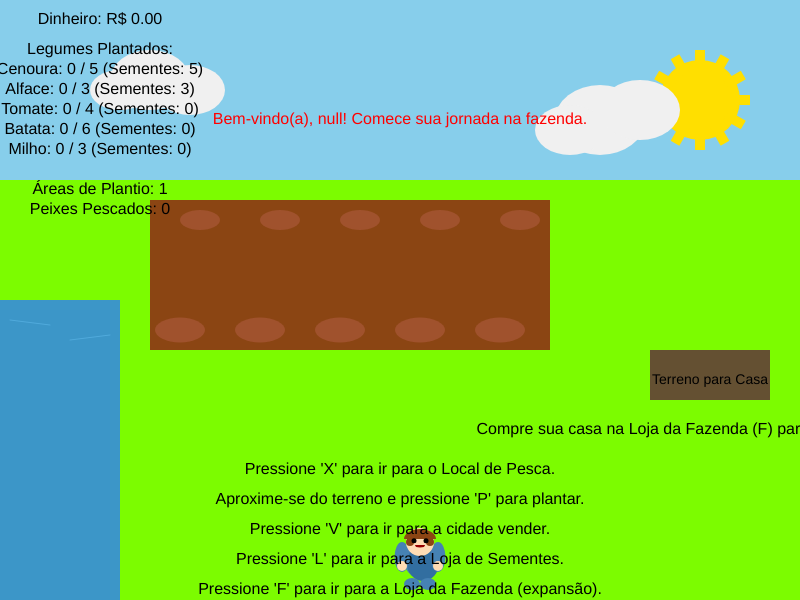
Frame 1 (no input)
Frame 60 (no input): identical to frame 1, image omitted
Frame 120 (the mouse pressed at the canvas centre since frame 60): identical to frame 1, image omitted

The p5.js sketch that drew this single still picture (run headless with seeded random() and noise() and a simulated clock; from frame 60 on, the mouse is pressed at the canvas centre):

// p5.js sketch
// ── sketch.js
/*
Para iniciar o jogo clique no play, coloque seu nome e clique na tela

Para movimentar o personagem clique nas setas

Para plantar: se aproxime da área de plantio e clique "P"

Para voltar para a fazenda após entrar em alguma área clique "C"

Para ir à cidade vender clique "V" (para vender clique nos respectivos números das plantas)

Para comprar sementes clique "L"(para comprar a semente que você que clique o número respectivo da semente)

Para ir pescar se aproxime do rio no canto esquerdo da tela a clique "X" (clique "E"para lançar a linha quando um peixe morder clique espaço para o pegar. Seja rápido se não o peixe escapa)

Para fazer a expanção da área de plantio, e comprar uma casa na cidade clique "F" (compre os com o dinheiro das vendas)

Para entrar em sua casa após compra-la clique "ENTER"

SEU OBJETIVO É COMPRAR UMA CASA NA CIDADE.

Espero que goste obrigado por ler as intruções no código!!!

*/
// --- Variáveis do Jogo ---

// Personagem
let nomeJogador = "";
let personagemX;
let personagemY;
let personagemLargura = 40;
let personagemAltura = 60;
let velocidadePersonagem = 5;
let corPele = [255, 220, 180];
let corCabelo = [139, 69, 19]; // Marrom para o cabelo
let corRoupa = [70, 130, 180]; // Azul aço para a roupa

// Legumes (Cenoura, Alface, Tomate, Batata, Milho)
let legumesInfo = { // Objeto para armazenar as informações dos legumes
  cenoura: {
    nome: "Cenoura",
    quantidadePlantada: 0,
    quantidadeParaPlantar: 5, // Meta inicial para levar à cidade
    precoVenda: 2.50,
    cor: [255, 165, 0], // Laranja
    precoSemente: 1.00, // Preço da semente
    sementesDisponiveis: 5 // Sementes iniciais
  },
  alface: {
    nome: "Alface",
    quantidadePlantada: 0,
    quantidadeParaPlantar: 3, // Meta inicial
    precoVenda: 1.80,
    cor: [34, 139, 34], // Verde Floresta
    precoSemente: 0.80,
    sementesDisponiveis: 3 // Sementes iniciais
  },
  tomate: {
    nome: "Tomate",
    quantidadePlantada: 0,
    quantidadeParaPlantar: 4, // Nova meta
    precoVenda: 3.00,
    cor: [255, 0, 0], // Vermelho
    precoSemente: 1.20,
    sementesDisponiveis: 0 // Começa sem sementes de tomate
  },
  batata: { // Novo legume!
    nome: "Batata",
    quantidadePlantada: 0,
    quantidadeParaPlantar: 6,
    precoVenda: 2.00,
    cor: [205, 133, 63], // Marrom claro
    precoSemente: 0.90,
    sementesDisponiveis: 0
  },
  milho: { // Novo legume!
    nome: "Milho",
    quantidadePlantada: 0,
    quantidadeParaPlantar: 3,
    precoVenda: 3.50,
    cor: [255, 255, 0], // Amarelo
    precoSemente: 1.50,
    sementesDisponiveis: 0
  }
};

// Área de plantio
let areasPlantio = [];
let maxLegumesPorArea = 25; // Quantos legumes cabem em cada área
let custoNovaArea = 50.00; // Custo para comprar uma nova área

// Modos de Jogo
let modoVenda = false; // Indica se estamos no modo de vendas
let modoLojaSementes = false; // Indica se estamos na loja de sementes
let modoLojaFazenda = false; // Indica se estamos na loja de expansão da fazenda
let modoPesca = false; // Indica se estamos no modo de pesca

let dinheiro = 0.00;

// Cores para os ambientes e elementos
let corTerrenoBase = [139, 69, 19]; // Marrom
let corTerrenoClaro = [160, 82, 45]; // Marrom mais claro para detalhes
let corTenda = [165, 42, 42]; // Marrom avermelhado
let corTendaSombra = [130, 30, 30]; // Sombra da tenda
let corLoja = [200, 200, 200]; // Cinza claro para a loja
let corSol = [255, 223, 0]; // Amarelo para o sol
let corNuvem = [240, 240, 240]; // Branco acinzentado para as nuvens

// Mensagens de feedback
let mensagem = "";
let tempoMensagem = 0;
const DURACAO_MENSAGEM = 120; // Duração da mensagem em frames (aprox. 2 segundos a 60fps)

// NOVO: Variáveis para o Local de Pesca
let localPescaX = 600; // Posição X do local de pesca
let localPescaY = 400; // Posição Y do local de pesca
let localPescaLargura = 180;
let localPescaAltura = 100;

// NOVO: Peixe
let peixeInfo = {
  nome: "Peixe Fresco",
  quantidadePescada: 0,
  precoVenda: 5.00, // Preço por peixe
};

// NOVO: Cores para o ambiente de pesca
let corAgua = [60, 150, 200]; // Azul da água
let corBarco = [150, 75, 0]; // Marrom para o barco
let corBordaBarco = [100, 50, 0]; // Marrom escuro para a borda do barco
let corLinhaPesca = [50, 50, 50]; // Cinza escuro
let corBoia = [255, 0, 0]; // Vermelho para a boia

// NOVO: Variáveis de estado da pesca
let estaPescando = false;
let tempoParaPescar = 0;
const DURACAO_PESCA = 180; // Tempo em frames para a pesca (aprox. 3 segundos)
let isFishOnHook = false; // Indica se um peixe mordeu a isca
let peixeMordeuTempo = 0; // Tempo que o peixe está na isca
const TEMPO_REACAO_PESCA = 60; // Tempo em frames para o jogador reagir

// NOVO: Pedaço do Rio na Fazenda
let rioFazendaX = 0;
let rioFazendaY = 300;
let rioFazendaLargura = 120; // Largura do rio
let rioFazendaAltura = 300; // Altura do rio (até a parte de baixo da tela)

// NOVO: Variáveis para a Casa e Objetivo
let casaComprada = false;
const CUSTO_CASA = 500.00; // Custo para comprar a casa

// Posição e dimensões da casa na fazenda (ajuste conforme o layout da sua fazenda)
let casaX = 650;
let casaY = 250;
let casaLargura = 120;
let casaAltura = 150;
let portaLargura = 30;
let portaAltura = 50;
let portaX; // Calculado no setup
let portaY; // Calculado no setup

// NOVO: Modo de Comemoração
let modoComemoracao = false;
let tempoComemoracao = 0;
const DURACAO_COMEMORACAO = 300; // Duração da tela de comemoração em frames

// NOVO: Modo Casa (para o interior da casa)
let modoCasa = false;


// --- Configuração Inicial ---
function setup() {
  createCanvas(800, 600);
  personagemX = width / 2;
  personagemY = height - personagemAltura - 10;
  textAlign(CENTER, CENTER);
  textSize(16);
  noStroke();

  // NOVO: Pergunta o nome do jogador ao iniciar o jogo
  nomeJogador = prompt("Bem-vindo à Fazenda! Qual é o seu nome?");

  // NOVO: Bônus de dinheiro se o nome for "Alisson"
  if (nomeJogador && nomeJogador.toLowerCase() === 'alisson') {
    dinheiro += 500.00;
    exibirMensagem("Bem-vindo, Alisson! Você ganhou um bônus de R$ 500,00!");
  } else {
    exibirMensagem("Bem-vindo(a), " + nomeJogador + "! Comece sua jornada na fazenda.");
  }

  // Inicia com uma área de plantio
  areasPlantio.push({ x: 150, y: 200, largura: 400, altura: 150 });

  // Calcula a posição da porta
  portaX = casaX + casaLargura / 2 - portaLargura / 2;
  portaY = casaY + casaAltura - portaAltura;
}

// --- Desenho Principal ---
function draw() {
  if (modoComemoracao) {
    desenharComemoracao();
  } else if (modoCasa) { // NOVO: Desenha o interior da casa
    desenharInteriorCasa();
  } else {
    background(135, 206, 235); // Céu azul

    // Elementos do céu
    desenharSol(width - 100, 100);
    desenharNuvens();

    if (modoLojaSementes) {
      desenharLojaSementes();
    } else if (modoLojaFazenda) {
      desenharLojaFazenda();
    } else if (modoVenda) {
      desenharTenda();
      desenharInterfaceVenda();
    } else if (modoPesca) {
      desenharLocalPesca();
      desenharInterfacePesca();
      logicaPesca();
    } else {
      // --- Modo de Jogo: Fazenda (Plantio) ---
      desenharGrama(); // NOVO: Desenha a grama de fundo
      desenharRioFazenda(); // NOVO: Desenha o pedaço do rio
      desenharCasa(); // NOVO: Desenha a casa na fazenda
      desenharTerrenos(); // Desenha todas as áreas de plantio
      desenharLegumesPlantados(); // Desenha antes do personagem para profundidade
      desenharPersonagem();
      moverPersonagem();
      desenharStatusPlantio();
      verificarProntoParaVender();
      desenharAvisosFazenda();
      verificarEntradaCasa(); // NOVO: Chama a verificação para entrar na casa
    }

    // Desenhar dinheiro e mensagens de feedback
    fill(0);
    noStroke();
    text(`Dinheiro: R$ ${nf(dinheiro, 0, 2)}`, 100, 20); // Posição fixa do dinheiro
    desenharMensagem();
  }
}

// --- Funções de Desenho Aprimoradas ---

function desenharSol(x, y) {
  fill(corSol);
  ellipse(x, y, 80, 80); // Corpo do sol
  // Raios do sol
  for (let i = 0; i < 12; i++) {
    push();
    translate(x, y);
    rotate(TWO_PI / 12 * i);
    rect(30, -5, 20, 10); // Raios
    pop();
  }
}

function desenharNuvens() {
  fill(corNuvem);
  // Nuvem 1
  ellipse(150, 80, 80, 60);
  ellipse(190, 90, 70, 50);
  ellipse(120, 90, 60, 40);
  // Nuvem 2
  ellipse(600, 120, 90, 70);
  ellipse(640, 110, 80, 60);
  ellipse(570, 130, 70, 50);
}

function desenharPersonagem() {
  push();
  translate(personagemX, personagemY);

  // Corpo (principal: elipse maior)
  fill(corRoupa);
  ellipse(personagemLargura / 2, personagemAltura * 0.5, personagemLargura * 0.8, personagemAltura * 0.6); // Corpo
  fill(corRoupa[0] - 20, corRoupa[1] - 20, corRoupa[2] - 20); // Sombra do corpo
  ellipse(personagemLargura / 2 + 3, personagemAltura * 0.5 + 3, personagemLargura * 0.8, personagemAltura * 0.6);

  // Pernas (elipses menores para simular pernas arredondadas)
  fill(corRoupa);
  ellipse(personagemLargura * 0.3, personagemAltura * 0.9, personagemLargura * 0.4, personagemAltura * 0.2); // Perna esquerda
  ellipse(personagemLargura * 0.7, personagemAltura * 0.9, personagemLargura * 0.4, personagemAltura * 0.2); // Perna direita

  // Braços (elipses ou formas personalizadas para serem mais arredondadas)
  fill(corRoupa);
  ellipse(personagemLargura * 0.05, personagemAltura * 0.45, 15, 30); // Braço esquerdo
  ellipse(personagemLargura * 0.95, personagemAltura * 0.45, 15, 30); // Braço direito

  // Mãos (pequenos círculos)
  fill(corPele);
  ellipse(personagemLargura * 0.05, personagemAltura * 0.6, 10, 10); // Mão esquerda
  ellipse(personagemLargura * 0.95, personagemAltura * 0.6, 10, 10); // Mão direita

  // Cabeça
  fill(corPele);
  ellipse(personagemLargura / 2, personagemAltura * 0.2, personagemLargura * 0.7, personagemLargura * 0.7);

  // Cabelo
  fill(corCabelo);
  arc(personagemLargura / 2, personagemAltura * 0.15, personagemLargura * 0.8, personagemLargura * 0.5, PI, TWO_PI);
  ellipse(personagemLargura * 0.25, personagemAltura * 0.2, 8, 8); // Orelha esquerda
  ellipse(personagemLargura * 0.75, personagemAltura * 0.2, 8, 8); // Orelha direita

  // Olhos
  fill(0);
  ellipse(personagemLargura * 0.35, personagemAltura * 0.18, 5, 5);
  ellipse(personagemLargura * 0.65, personagemAltura * 0.18, 5, 5);

  // Boca (simples)
  fill(150, 0, 0);
  arc(personagemLargura / 2, personagemAltura * 0.25, 10, 5, 0, PI);

  pop();
}

// NOVO: Desenha a grama de fundo na fazenda
function desenharGrama() {
  fill(124, 252, 0); // Verde grama
  rect(0, height * 0.3, width, height * 0.7); // Ajusta a área da grama
}

// NOVO: Desenha o pedaço do rio na fazenda
function desenharRioFazenda() {
  fill(corAgua);
  rect(rioFazendaX, rioFazendaY, rioFazendaLargura, rioFazendaAltura);
  // Desenha algumas ondulações simples
  stroke(corAgua[0] + 20, corAgua[1] + 20, corAgua[2] + 20);
  line(rioFazendaX + 10, rioFazendaY + 20, rioFazendaX + 50, rioFazendaY + 25);
  line(rioFazendaX + 70, rioFazendaY + 40, rioFazendaX + 110, rioFazendaY + 35);
  noStroke();
}

// NOVO: Função para desenhar a casa
function desenharCasa() {
  if (casaComprada) {
    // Corpo da casa
    fill(180, 150, 100); // Cor da parede
    rect(casaX, casaY, casaLargura, casaAltura);

    // Telhado
    fill(100, 50, 0); // Cor do telhado
    triangle(casaX, casaY,
      casaX + casaLargura, casaY,
      casaX + casaLargura / 2, casaY - 50);

    // Porta
    fill(80, 40, 0); // Cor da porta
    rect(portaX, portaY, portaLargura, portaAltura);

    // Maçaneta
    fill(200, 200, 0);
    ellipse(portaX + portaLargura - 8, portaY + portaAltura / 2, 5, 5);

    // Janelas
    fill(150, 200, 255); // Azul claro para janelas
    rect(casaX + 15, casaY + 20, 30, 30);
    rect(casaX + casaLargura - 45, casaY + 20, 30, 30);
  } else {
    // Desenha um "terreno" para a casa não comprada
    fill(100, 80, 50); // Cor de terreno baldio
    rect(casaX, casaY + casaAltura - 50, casaLargura, 50);
    fill(0);
    textSize(14);
    text("Terreno para Casa", casaX + casaLargura / 2, casaY + casaAltura - 20);
    textSize(16);
  }
}

// NOVO: Função para desenhar o interior da casa
function desenharInteriorCasa() {
  background(130, 100, 70); // Cor das paredes (ex: bege)

  // Chão de madeira
  fill(80, 60, 40); // Cor do chão (madeira escura)
  rect(0, height * 0.7, width, height * 0.3); // Ocupa a parte inferior da tela para o chão
  for (let i = 0; i < width; i += 40) { // Linhas para simular tábuas
    stroke(70, 50, 30);
    line(i, height * 0.7, i, height);
  }
  noStroke();

  // Tapete fofinho
  fill(150, 50, 50, 200); // Vermelho queimado com transparência
  rect(width / 2 - 100, height * 0.75, 200, 80, 20); // Borda arredondada

  // Cama (cantinho para descansar)
  fill(120, 80, 40); // Base da cama (madeira)
  rect(50, height * 0.7 - 80, 80, 60);
  fill(200, 220, 255); // Lençóis claros
  rect(50, height * 0.7 - 75, 80, 50, 5);
  fill(180, 150, 100); // Travesseiro
  rect(60, height * 0.7 - 70, 20, 15);

  // Mesa com uma planta (para um toque verde)
  fill(120, 80, 40);
  ellipse(width - 100, height * 0.7 - 40, 60, 40); // Mesa redonda
  fill(50, 100, 50); // Planta na mesa
  ellipse(width - 100, height * 0.7 - 65, 20, 25);
  fill(0);
  rect(width - 105, height * 0.7 - 55, 10, 10); // Vaso

  // Estante de livros (simples)
  fill(90, 60, 30);
  rect(width - 200, height * 0.7 - 100, 30, 80); // Lateral 1
  rect(width - 160, height * 0.7 - 100, 30, 80); // Lateral 2
  fill(150, 100, 50);
  rect(width - 195, height * 0.7 - 90, 25, 5); // Prateleira 1
  rect(width - 195, height * 0.7 - 50, 25, 5); // Prateleira 2
  fill(100, 0, 0); // Livros
  rect(width - 190, height * 0.7 - 85, 15, 10);
  fill(0, 0, 100);
  rect(width - 170, height * 0.7 - 45, 15, 10);

  // Janela com vista para o "exterior" (um céu simplificado)
  fill(150, 200, 255); // Azul claro para a janela
  rect(width / 2 - 50, 150, 100, 80);
  fill(0, 0, 0, 50); // Moldura da janela
  rect(width / 2 - 55, 145, 110, 90, 5);
  fill(255);
  textSize(24);
  text("Seu Doce Lar!", width / 2, height / 2);
  textSize(16);
  text("Pressione 'C' para sair da casa e voltar para a fazenda.", width / 2, height - 50);
}

function desenharTerrenos() {
  fill(corTerrenoBase);
  for (let area of areasPlantio) {
    rect(area.x, area.y, area.largura, area.altura);
    // Detalhes do terreno (montinhos de terra)
    fill(corTerrenoClaro);
    for (let i = 0; i < floor(area.largura / 80); i++) {
      ellipse(area.x + 50 + i * 80, area.y + 20, 40, 20);
      ellipse(area.x + 30 + i * 80, area.y + area.altura - 20, 50, 25);
    }
  }
}

function desenharLegumesPlantados() {
  // Para cada área de plantio, desenha os legumes
  for (let area of areasPlantio) {
    let startX = area.x + 30;
    let startY = area.y + 40;
    let espacamentoX = 60;
    let espacamentoY = 50;
    let colunas = floor(area.largura / espacamentoX);

    let legumesNaAreaContador = 0; // Contador de legumes para o posicionamento dentro da área

    // Iterar sobre todos os legumes para desenhar os que foram plantados
    for (let key in legumesInfo) {
      let legume = legumesInfo[key];
      for (let i = 0; i < legume.quantidadePlantada; i++) {
        // Calcula a posição do legume dentro da área atual
        let x = startX + (legumesNaAreaContador % colunas) * espacamentoX;
        let y = startY + floor(legumesNaAreaContador / colunas) * espacamentoY;

        // Verifica se a posição está dentro da área atual antes de desenhar
        if (x < area.x + area.largura - espacamentoX / 2 && y < area.y + area.altura - espacamentoY / 2) {
          push();
          translate(x, y);

          // Sombra base (pequeno círculo escuro embaixo)
          fill(0, 0, 0, 50); // Preto com transparência
          ellipse(0, 15, 20, 10);

          fill(legume.cor);
          if (legume.nome === "Cenoura") {
            // Cenoura
            triangle(-10, 15, 10, 15, 0, -15);
            // Detalhes da cenoura (linhas)
            stroke(legume.cor[0] - 30, legume.cor[1] - 30, legume.cor[2] - 30);
            line(-5, 0, 5, 0);
            line(-7, 5, 7, 5);
            line(-3, -5, 3, -5);
            noStroke();
            // Folhas
            fill(50, 205, 50); // Verde para as folhas
            ellipse(0, -18, 10, 8);
            ellipse(-5, -15, 8, 6);
            ellipse(5, -15, 8, 6);
          } else if (legume.nome === "Alface") {
            // Alface (camadas)
            let c = legume.cor;
            fill(c[0] + 20, c[1] + 20, c[2] + 20); // Camada externa clara
            ellipse(0, 0, 30, 25);
            fill(c); // Camada intermediária
            ellipse(0, 0, 24, 20);
            fill(c[0] - 20, c[1] - 20, c[2] - 20); // Camada interna escura
            ellipse(0, 0, 18, 15);
          } else if (legume.nome === "Tomate") {
            // Tomate
            ellipse(0, 0, 25, 25);
            fill(legume.cor[0] - 30, legume.cor[1] - 30, legume.cor[2] - 30, 100); // Sombra para o tomate
            ellipse(5, 5, 20, 20);
            // Caule e folhas
            fill(0, 100, 0); // Verde escuro para o caule
            rect(-2, -15, 4, 10);
            triangle(-8, -12, 0, -10, -5, -20); // Folha 1
            triangle(8, -12, 0, -10, 5, -20); // Folha 2
          } else if (legume.nome === "Batata") { // Desenho da Batata
            fill(legume.cor);
            ellipse(0, 0, 30, 20); // Corpo oval
            fill(legume.cor[0] - 20, legume.cor[1] - 20, legume.cor[2] - 20, 150);
            ellipse(-5, -5, 5, 3); // "Olhos"
            ellipse(10, 3, 4, 2);
            ellipse(-10, 8, 6, 4);
          } else if (legume.nome === "Milho") { // Desenho do Milho
            fill(legume.cor);
            rect(-10, -15, 20, 30, 5); // Corpo
            fill(100, 150, 50); // Palha verde
            beginShape();
            vertex(10, -15);
            vertex(20, -5);
            vertex(15, 10);
            endShape(CLOSE);
            beginShape();
            vertex(-10, -15);
            vertex(-20, -5);
            vertex(-15, 10);
            endShape(CLOSE);
          }
          pop();
        }
        legumesNaAreaContador++; // Incrementa o contador de legumes desenhados na área atual
      }
    }
  }
}


function desenharStatusPlantio() {
  fill(0);
  noStroke();
  text("Legumes Plantados:", 100, 50);
  let yOffset = 0;
  for (let key in legumesInfo) {
    let legume = legumesInfo[key];
    text(`${legume.nome}: ${legume.quantidadePlantada} / ${legume.quantidadeParaPlantar} (Sementes: ${legume.sementesDisponiveis})`, 100, 70 + yOffset);
    yOffset += 20;
  }
  text(`Áreas de Plantio: ${areasPlantio.length}`, 100, 70 + yOffset + 20);
  text(`Peixes Pescados: ${peixeInfo.quantidadePescada}`, 100, 70 + yOffset + 40); // Exibe peixes na fazenda
}

function desenharTenda() {
  // Fundo da tenda
  background(200, 220, 255); // Um céu mais claro para a cidade

  // Prédios ao fundo
  desenharPredios(width, height);

  // Chão da cidade
  fill(150, 150, 150);
  rect(0, height * 0.7, width, height * 0.3);

  // Base da tenda
  fill(corTenda);
  rect(width / 2 - 100, height / 2 - 70, 200, 140);
  // Telhado
  fill(corTendaSombra); // Parte mais escura do telhado
  triangle(width / 2 - 100, height / 2 - 70,
    width / 2 + 100, height / 2 - 70,
    width / 2, height / 2 - 150);
  fill(corTenda); // Parte mais clara do telhado
  triangle(width / 2 - 90, height / 2 - 70,
    width / 2 + 90, height / 2 - 70,
    width / 2, height / 2 - 140);

  // Balcão de vendas
  fill(180, 100, 50); // Marrom claro
  rect(width / 2 - 80, height / 2 + 40, 160, 30);
  fill(150, 70, 20); // Sombra do balcão
  rect(width / 2 - 80, height / 2 + 65, 160, 5);

  // Placa de "Vendas"
  fill(255, 255, 0, 200); // Amarelo translúcido
  rect(width / 2 - 60, height / 2 - 100, 120, 30, 5); // Borda arredondada
  fill(0);
  text("VENDAS", width / 2, height / 2 - 85);

  fill(0);
  noStroke();
  textSize(20);
  text("Bem-vindo à Tenda de Vendas!", width / 2, height / 2 + 80);
  textSize(16);
  text("Pressione os números para vender:", width / 2, height / 2 + 110);
  text("Pressione 'C' para voltar para a fazenda.", width / 2, height - 50);
}

function desenharInterfaceVenda() {
  fill(0);
  noStroke();

  let yOffset = 0;
  let i = 0;
  // Obtém as chaves do objeto legumesInfo para manter a ordem
  const chavesLegumes = Object.keys(legumesInfo);
  textSize(18); // Aumenta o tamanho do texto para as opções de venda
  for (let key of chavesLegumes) {
    let legume = legumesInfo[key];
    // Só mostra para vender se tiver algo plantado
    if (legume.quantidadePlantada > 0) {
      text(`${i + 1} - Vender ${legume.nome} (${legume.quantidadePlantada} unidades) - R$ ${nf(legume.precoVenda, 0, 2)} cada`, width / 2, height / 2 + 150 + yOffset);
      yOffset += 30;
    }
    i++;
  }

  // NOVO: Adiciona a opção de vender peixe
  if (peixeInfo.quantidadePescada > 0) {
    text(`${i + 1} - Vender ${peixeInfo.nome} (${peixeInfo.quantidadePescada} unidades) - R$ ${nf(peixeInfo.precoVenda, 0, 2)} cada`, width / 2, height / 2 + 150 + yOffset);
    yOffset += 30;
  }
  textSize(16); // Volta ao tamanho normal
}

function desenharLojaSementes() {
  background(corLoja); // Fundo da loja

  // Prateleiras de sementes (ainda retangulares, para funcionalidade de prateleira)
  fill(190, 190, 190);
  rect(width / 2 - 120, height / 2 - 100, 80, 50);
  rect(width / 2 + 40, height / 2 - 100, 80, 50);
  fill(150, 150, 150); // Sombra das prateleiras
  rect(width / 2 - 120, height / 2 - 55, 80, 5);
  rect(width / 2 + 40, height / 2 - 55, 80, 5);

  // Placa da loja
  fill(255, 240, 100); // Amarelo claro
  rect(width / 2 - 100, 50, 200, 50, 10);
  fill(50, 50, 50); // Cor do texto da placa
  textSize(24);
  text("LOJA DE SEMENTES", width / 2, 80);
  textSize(16); // Volta ao tamanho normal

  fill(0);
  noStroke();
  text("Bem-vindo à Loja de Sementes!", width / 2, 130);
  text("Compre sementes para plantar mais!", width / 2, 160);
  text("Pressione o número da semente para comprar:", width / 2, 190);

  let yOffset = 0;
  let i = 0;
  // Obtém as chaves do objeto legumesInfo para manter a ordem
  const chavesLegumes = Object.keys(legumesInfo);
  textSize(18); // Aumenta o tamanho do texto para as opções de compra
  for (let key of chavesLegumes) {
    let legume = legumesInfo[key];
    text(`${i + 1} - Semente de ${legume.nome} - R$ ${nf(legume.precoSemente, 0, 2)} (Você tem: ${legume.sementesDisponiveis})`, width / 2, 230 + yOffset);
    yOffset += 30;
    i++;
  }
  textSize(16); // Volta ao tamanho normal
  text("Pressione 'C' para voltar para a fazenda.", width / 2, height - 50);
}

function desenharLojaFazenda() {
  background(180, 200, 180); // Fundo mais verde para a loja da fazenda
  // Placa da loja
  fill(100, 50, 0);
  rect(width / 2 - 120, 50, 240, 60, 10);
  fill(255);
  textSize(28);
  text("EXPANSÃO DA FAZENDA", width / 2, 85);
  textSize(16);

  fill(0);
  noStroke();
  text("Compre mais terras para expandir sua fazenda!", width / 2, 150);
  text("Cada área pode plantar até " + maxLegumesPorArea + " legumes.", width / 2, 180);

  fill(50, 150, 50); // Botão de compra
  rect(width / 2 - 100, 250, 200, 50, 10);
  fill(255);
  textSize(20);
  text(`1 - Comprar Nova Área (R$ ${nf(custoNovaArea, 0, 2)})`, width / 2, 280);
  textSize(16);

  fill(0);
  text(`Áreas Atuais: ${areasPlantio.length}`, width / 2, 350);

  // NOVO: Opção de comprar a casa na loja da fazenda
  if (!casaComprada) {
    fill(50, 100, 150); // Cor para o botão da casa
    rect(width / 2 - 100, 400, 200, 50, 10);
    fill(255);
    textSize(20);
    text(`2 - Comprar Casa (R$ ${nf(CUSTO_CASA, 0, 2)})`, width / 2, 430);
  } else {
    fill(0, 150, 0);
    textSize(20);
    text("Você já comprou sua casa!", width / 2, 430);
  }
  textSize(16);

  text("Pressione 'C' para voltar para a fazenda.", width / 2, height - 50);
}

// NOVO: Função para desenhar o local de pesca
function desenharLocalPesca() {
  background(135, 206, 235); // Céu azul claro
  desenharSol(width - 100, 100);
  desenharNuvens();

  // Água
  fill(corAgua);
  rect(0, height * 0.5, width, height * 0.5);

  // Barco
  fill(corBarco);
  beginShape();
  vertex(personagemX - 30, personagemY + personagemAltura + 10); // Ponta esquerda
  vertex(personagemX + personagemLargura + 30, personagemY + personagemAltura + 10); // Ponta direita
  vertex(personagemX + personagemLargura + 20, personagemY + personagemAltura + 40); // Canto inferior direito
  vertex(personagemX - 20, personagemY + personagemAltura + 40); // Canto inferior esquerdo
  endShape(CLOSE);
  fill(corBordaBarco); // Borda do barco
  rect(personagemX - 30, personagemY + personagemAltura + 5, personagemLargura + 60, 5); // Borda superior

  // Personagem dentro do barco
  desenharPersonagem();

  // Linha de pesca (se estiver pescando)
  if (estaPescando) {
    stroke(corLinhaPesca);
    strokeWeight(2);
    // Linha da mão do personagem até a boia
    line(personagemX + personagemLargura / 2, personagemY + personagemAltura / 2,
      personagemX + personagemLargura / 2 + 10, height * 0.7 + 20); // Ponto da boia
    noStroke();

    // Boia
    fill(corBoia);
    ellipse(personagemX + personagemLargura / 2 + 10, height * 0.7 + 20, 15, 15);
    fill(255); // Brilho na boia
    ellipse(personagemX + personagemLargura / 2 + 12, height * 0.7 + 18, 5, 5);
  }
}

// Função para desenhar a interface de pesca
function desenharInterfacePesca() {
  fill(0);
  noStroke();
  textSize(20);
  text("Bem-vindo ao Local de Pesca!", width / 2, height - 120);
  textSize(16);

  if (!estaPescando) {
    text("Pressione 'E' para lançar a linha.", width / 2, height - 90);
  } else {
    text("Pescando...", width / 2, height - 90);
    if (isFishOnHook) {
      fill(255, 0, 0);
      textSize(24);
      text("PEIXE NA LINHA! Pressione 'ESPAÇO' para puxar!", width / 2, height - 50);
      fill(0);
      textSize(16);
    }
  }
  text("Pressione 'C' para voltar para a fazenda.", width / 2, height - 20);

  // Mostra a quantidade de peixes pescados
  text(`Peixes Pescados: ${peixeInfo.quantidadePescada}`, 100, 90);
}

// Nova função para desenhar prédios no fundo
function desenharPredios(canvasWidth, canvasHeight) {
  let corPredioBase = [120, 120, 120]; // Cinza escuro
  let corJanela = [255, 255, 0]; // Amarelo para janelas acesas

  // Prédio 1
  fill(corPredioBase);
  rect(50, canvasHeight * 0.7 - 150, 80, 150); // Base do prédio
  fill(corPredioBase[0] - 20, corPredioBase[1] - 20, corPredioBase[2] - 20); // Sombra
  rect(50 + 5, canvasHeight * 0.7 - 150 + 5, 80, 150);
  // Janelas
  fill(corJanela);
  for (let y = 0; y < 4; y++) {
    for (let x = 0; x < 2; x++) {
      rect(60 + x * 35, canvasHeight * 0.7 - 140 + y * 35, 15, 20);
    }
  }

  // Prédio 2
  fill(corPredioBase);
  rect(180, canvasHeight * 0.7 - 100, 60, 100);
  fill(corPredioBase[0] - 20, corPredioBase[1] - 20, corPredioBase[2] - 20); // Sombra
  rect(180 + 5, canvasHeight * 0.7 - 100 + 5, 60, 100);
  // Janelas
  fill(corJanela);
  for (let y = 0; y < 2; y++) {
    for (let x = 0; x < 1; x++) {
      rect(190 + x * 25, canvasHeight * 0.7 - 90 + y * 30, 15, 20);
    }
  }

  // Prédio 3 (maior)
  fill(corPredioBase);
  rect(canvasWidth - 150, canvasHeight * 0.7 - 200, 100, 200);
  fill(corPredioBase[0] - 20, corPredioBase[1] - 20, corPredioBase[2] - 20); // Sombra
  rect(canvasWidth - 150 + 7, canvasHeight * 0.7 - 200 + 7, 100, 200);
  // Janelas
  fill(corJanela);
  for (let y = 0; y < 5; y++) {
    for (let x = 0; x < 2; x++) {
      rect(canvasWidth - 140 + x * 40, canvasHeight * 0.7 - 190 + y * 35, 20, 25);
    }
  }

  // Prédio 4 (menor, à direita)
  fill(corPredioBase);
  rect(canvasWidth - 280, canvasHeight * 0.7 - 120, 70, 120);
  fill(corPredioBase[0] - 20, corPredioBase[1] - 20, corPredioBase[2] - 20); // Sombra
  rect(canvasWidth - 280 + 5, canvasHeight * 0.7 - 120 + 5, 70, 120);
  // Janelas
  fill(corJanela);
  for (let y = 0; y < 3; y++) {
    for (let x = 0; x < 2; x++) {
      rect(canvasWidth - 270 + x * 28, canvasHeight * 0.7 - 110 + y * 30, 15, 20);
    }
  }
}

function desenharMensagem() {
  if (mensagem !== "") {
    fill(255, 0, 0); // Vermelho para mensagens de erro/feedback
    text(mensagem, width / 2, 120);
    tempoMensagem--;
    if (tempoMensagem <= 0) {
      mensagem = "";
    }
  }
}

// NOVO: Função para avisos gerais da fazenda (separei para organizar)
function desenharAvisosFazenda() {
  fill(0);
  noStroke();
  text("Aproxime-se do terreno e pressione 'P' para plantar.", width / 2, height - 100);
  text("Pressione 'V' para ir para a cidade vender.", width / 2, height - 70);
  text("Pressione 'L' para ir para a Loja de Sementes.", width / 2, height - 40);
  text("Pressione 'F' para ir para a Loja da Fazenda (expansão).", width / 2, height - 10);
  text("Pressione 'X' para ir para o Local de Pesca.", width / 2, height - 130);

  // Mensagens para a casa
  if (casaComprada) {
    text("Aproxime-se da porta da sua casa e pressione 'Enter' para entrar.", casaX + casaLargura / 2, casaY + casaAltura + 30);
  } else {
    text("Compre sua casa na Loja da Fazenda (F) para ter seu próprio lar!", casaX + casaLargura / 2, casaY + casaAltura + 30);
  }
}

// NOVO: Tela de comemoração
function desenharComemoracao() {
  background(255, 255, 0); // Fundo amarelo brilhante
  fill(0);
  textSize(48);
  text("PARABÉNS!", width / 2, height / 2 - 80);
  textSize(32);
  text("VOCÊ CONQUISTOU SEU OBJETIVO!", width / 2, height / 2 - 20);
  textSize(24);
  text("VOCÊ COMPROU SUA CASA NA CIDADE!", width / 2, height / 2 + 30);

  // Confetes (simples)
  for (let i = 0; i < 50; i++) {
    fill(random(255), random(255), random(255), 150);
    ellipse(random(width), random(height), 10, 10);
  }

  tempoComemoracao--;
  if (tempoComemoracao <= 0) {
    // Ao final da comemoração, você pode decidir o que acontece.
    // Por exemplo, voltar para a fazenda, ou reiniciar o jogo.
    // Por enquanto, vamos voltar para a fazenda.
    modoComemoracao = false;
    modoVenda = false;
    modoLojaSementes = false;
    modoLojaFazenda = false;
    modoPesca = false;
    modoCasa = false; // Garante que a casa não esteja ativa após a comemoração
    exibirMensagem("De volta à fazenda, para novas aventuras!");
    // Opcional: Reiniciar algumas variáveis se quiser que o jogo continue de forma diferente
    // ou apenas manter o estado atual.
  }
}

// --- Funções de Lógica do Jogo ---

function moverPersonagem() {
  if (keyIsDown(LEFT_ARROW)) {
    personagemX -= velocidadePersonagem;
  }
  if (keyIsDown(RIGHT_ARROW)) {
    personagemX += velocidadePersonagem;
  }
  if (keyIsDown(UP_ARROW)) {
    personagemY -= velocidadePersonagem;
  }
  if (keyIsDown(DOWN_ARROW)) {
    personagemY += velocidadePersonagem;
  }

  // Limites da tela para o personagem
  personagemX = constrain(personagemX, 0, width - personagemLargura);
  personagemY = constrain(personagemY, 0, height - personagemAltura);

  // NOVO: Ajustar a posição do personagem ao entrar no barco
  if (modoPesca) {
    personagemX = localPescaX + localPescaLargura / 2 - personagemLargura / 2;
    personagemY = localPescaY + localPescaAltura / 2 - personagemAltura / 2;
  }
}

function verificarProntoParaVender() {
  let todosPlantados = true;
  for (let key in legumesInfo) {
    let legume = legumesInfo[key];
    if (legume.quantidadePlantada < legume.quantidadeParaPlantar) {
      todosPlantados = false;
      break;
    }
  }

  if (todosPlantados) {
    fill(0, 150, 0);
    text("Você plantou o suficiente para a meta! Vá para a cidade vender!", width / 2, height - 70);
  }
}

// NOVO: Função para verificar se o personagem pode entrar na casa
function verificarEntradaCasa() {
  if (casaComprada) {
    // Verifica colisão com a porta
    let colidiuComPorta = collideRectRect(personagemX, personagemY, personagemLargura, personagemAltura,
      portaX, portaY, portaLargura, portaAltura);

    if (colidiuComPorta) {
      // Se colidiu, o aviso para entrar já é mostrado em desenharAvisosFazenda()
      // Ação de entrar na casa será no keyPressed()
    }
  }
}

// NOVO: Lógica de pesca
function logicaPesca() {
  if (estaPescando) {
    tempoParaPescar--;
    if (tempoParaPescar <= 0 && !isFishOnHook) {
      // Chance de peixe morder
      if (random(1) < 0.7) { // 70% de chance de um peixe morder
        isFishOnHook = true;
        peixeMordeuTempo = TEMPO_REACAO_PESCA;
        exibirMensagem("Um peixe mordeu a isca!");
      } else {
        exibirMensagem("Nada por enquanto... Tente novamente!");
        estaPescando = false; // Reinicia a pesca
      }
    }
    if (isFishOnHook && peixeMordeuTempo > 0) {
      peixeMordeuTempo--;
      if (peixeMordeuTempo <= 0) {
        exibirMensagem("O peixe escapou! Você foi muito lento.");
        estaPescando = false;
        isFishOnHook = false;
      }
    }
  }
}

function keyPressed() {
  // Impede ações se estiver no modo de comemoração ou dentro da casa
  if (modoComemoracao) {
    return;
  }

  // Lógica de plantio (apenas se não estiver em outro modo)
  if (!modoVenda && !modoLojaSementes && !modoLojaFazenda && !modoPesca && !modoCasa && key.toLowerCase() === 'p') {
    let podePlantar = false;

    // Verifica se o personagem está perto de qualquer área de plantio
    for (let area of areasPlantio) {
      if (dist(personagemX + personagemLargura / 2, personagemY + personagemAltura / 2, area.x + area.largura / 2, area.y + area.altura / 2) < 150) {
        podePlantar = true;
        break;
      }
    }

    if (podePlantar) {
      let legumesPlantadosNoTotal = 0;
      for (let key in legumesInfo) {
        legumesPlantadosNoTotal += legumesInfo[key].quantidadePlantada;
      }

      if (legumesPlantadosNoTotal >= areasPlantio.length * maxLegumesPorArea) {
        exibirMensagem("Todas as suas áreas de plantio estão cheias! Compre mais áreas na Loja da Fazenda.");
        return;
      }

      // Lógica para plantar automaticamente um legume se houver sementes
      let legumeParaPlantar = null;
      const chavesLegumes = Object.keys(legumesInfo);
      for(let key of chavesLegumes) {
        if (legumesInfo[key].sementesDisponiveis > 0) {
          legumeParaPlantar = legumesInfo[key];
          break; // Pega a primeira semente disponível
        }
      }
      
      if (legumeParaPlantar) {
        legumeParaPlantar.quantidadePlantada++;
        legumeParaPlantar.sementesDisponiveis--;
        // LINHA REMOVIDA: dinheiro -= 0.50; // Custo de energia para plantar
        exibirMensagem(`Você plantou 1 ${legumeParaPlantar.nome}!`); // Mensagem ajustada
      } else {
        exibirMensagem("Você não tem sementes para plantar! Vá à loja de sementes.");
      }
    } else {
      exibirMensagem("Aproxime-se de uma área de plantio para plantar.");
    }
  }

  // Trocar para o modo de Venda
  if (!modoLojaSementes && !modoLojaFazenda && !modoPesca && !modoCasa && key.toLowerCase() === 'v') {
    modoVenda = !modoVenda;
    if (modoVenda) {
      exibirMensagem("Bem-vindo à Tenda de Vendas!");
    } else {
      exibirMensagem("Você voltou para a fazenda.");
    }
  }

  // Trocar para o modo Loja de Sementes
  if (!modoVenda && !modoLojaFazenda && !modoPesca && !modoCasa && key.toLowerCase() === 'l') {
    modoLojaSementes = !modoLojaSementes;
    if (modoLojaSementes) {
      exibirMensagem("Bem-vindo à Loja de Sementes!");
    } else {
      exibirMensagem("Você voltou para a fazenda.");
    }
  }

  // Trocar para o modo Loja da Fazenda
  if (!modoVenda && !modoLojaSementes && !modoPesca && !modoCasa && key.toLowerCase() === 'f') {
    modoLojaFazenda = !modoLojaFazenda;
    if (modoLojaFazenda) {
      exibirMensagem("Bem-vindo à Loja da Fazenda!");
    } else {
      exibirMensagem("Você voltou para a fazenda.");
    }
  }

  // Trocar para o modo Local de Pesca
  if (!modoVenda && !modoLojaSementes && !modoLojaFazenda && !modoCasa && key.toLowerCase() === 'x') {
    modoPesca = !modoPesca;
    if (modoPesca) {
      exibirMensagem("Bem-vindo ao Local de Pesca! Prepare sua linha.");
      // Reposiciona o personagem para o local de pesca
      personagemX = localPescaX + localPescaLargura / 2 - personagemLargura / 2;
      personagemY = localPescaY + localPescaAltura / 2 - personagemAltura / 2;
    } else {
      exibirMensagem("Você voltou para a fazenda.");
      estaPescando = false;
      isFishOnHook = false;
    }
  }

  // Voltar para a fazenda de qualquer modo
  if ((modoVenda || modoLojaSementes || modoLojaFazenda || modoPesca || modoCasa) && key.toLowerCase() === 'c') {
    modoVenda = false;
    modoLojaSementes = false;
    modoLojaFazenda = false;
    modoPesca = false;
    modoCasa = false; // Sai da casa também
    estaPescando = false; // Garante que a pesca pare ao sair
    isFishOnHook = false; // Zera o estado da isca
    exibirMensagem("Você voltou para a fazenda.");
  }


  // Ações dentro do modo de Venda
  if (modoVenda) {
    let chavesLegumes = Object.keys(legumesInfo);
    let totalOpcoesVenda = chavesLegumes.length;
    if (peixeInfo.quantidadePescada > 0) {
      totalOpcoesVenda++; // Adiciona a opção do peixe
    }

    if (key >= '1' && key <= String(totalOpcoesVenda)) {
      let indiceEscolha = parseInt(key) - 1;

      if (indiceEscolha < chavesLegumes.length) {
        // Venda de legumes
        let legumeEscolhido = legumesInfo[chavesLegumes[indiceEscolha]];
        if (legumeEscolhido.quantidadePlantada > 0) {
          dinheiro += legumeEscolhido.precoVenda;
          legumeEscolhido.quantidadePlantada--;
          exibirMensagem(`Você vendeu 1 ${legumeEscolhido.nome} por R$ ${nf(legumeEscolhido.precoVenda, 0, 2)}!`);
        } else {
          exibirMensagem(`Você não tem ${legumeEscolhido.nome} para vender.`);
        }
      } else if (indiceEscolha === chavesLegumes.length && peixeInfo.quantidadePescada > 0) {
        // Venda de peixe
        dinheiro += peixeInfo.precoVenda;
        peixeInfo.quantidadePescada--;
        exibirMensagem(`Você vendeu 1 ${peixeInfo.nome} por R$ ${nf(peixeInfo.precoVenda, 0, 2)}!`);
      } else {
        exibirMensagem("Opção inválida para venda.");
      }
    }
  }

  // Ações dentro do modo Loja de Sementes
  if (modoLojaSementes) {
    let chavesLegumes = Object.keys(legumesInfo);
    if (key >= '1' && key <= String(chavesLegumes.length)) {
      let legumeEscolhido = legumesInfo[chavesLegumes[parseInt(key) - 1]];
      if (dinheiro >= legumeEscolhido.precoSemente) {
        dinheiro -= legumeEscolhido.precoSemente;
        legumeEscolhido.sementesDisponiveis++;
        exibirMensagem(`Você comprou 1 semente de ${legumeEscolhido.nome}! (- R$${nf(legumeEscolhido.precoSemente, 0, 2)})`);
      } else {
        exibirMensagem("Dinheiro insuficiente para comprar esta semente.");
      }
    }
  }

  // Ações dentro do modo Loja da Fazenda
  if (modoLojaFazenda) {
    if (key === '1') {
      if (dinheiro >= custoNovaArea) {
        dinheiro -= custoNovaArea;
        areasPlantio.push({ x: random(50, width - 200), y: random(250, height - 200), largura: 400, altura: 150 }); // Nova área em posição aleatória
        custoNovaArea *= 1.5; // Aumenta o custo para a próxima área
        exibirMensagem(`Você comprou uma nova área de plantio! Próxima área: R$ ${nf(custoNovaArea, 0, 2)}`);
      } else {
        exibirMensagem("Dinheiro insuficiente para comprar uma nova área.");
      }
    }
    // NOVO: Comprar a casa
    if (key === '2' && !casaComprada) {
      if (dinheiro >= CUSTO_CASA) {
        dinheiro -= CUSTO_CASA;
        casaComprada = true;
        exibirMensagem("Parabéns! Você comprou sua casa na fazenda!");
        modoComemoracao = true; // Ativa a tela de comemoração
        tempoComemoracao = DURACAO_COMEMORACAO;
      } else {
        exibirMensagem("Dinheiro insuficiente para comprar a casa. Continue trabalhando!");
      }
    }
  }

  // Ações dentro do modo de Pesca
  if (modoPesca) {
    if (key.toLowerCase() === 'e' && !estaPescando) {
      estaPescando = true;
      tempoParaPescar = DURACAO_PESCA;
      exibirMensagem("Você lançou a linha... esperando por um peixe.");
    } else if (key === ' ' && isFishOnHook) {
      peixeInfo.quantidadePescada++;
      estaPescando = false;
      isFishOnHook = false;
      exibirMensagem(`Você pescou 1 ${peixeInfo.nome}!`);
    } else if (key === ' ' && !isFishOnHook && estaPescando) {
      exibirMensagem("Ainda não há peixe na linha!");
    }
  }

  // Ações dentro do modo Casa
  if (modoCasa && key === 'c') {
    modoCasa = false;
    exibirMensagem("Você saiu da casa e voltou para a fazenda.");
  } else if (!modoCasa && key === 'Enter' && casaComprada) {
    // Verifica se o personagem está perto da porta da casa para entrar
    let colidiuComPorta = collideRectRect(personagemX, personagemY, personagemLargura, personagemAltura,
      portaX, portaY, portaLargura, portaAltura);
    if (colidiuComPorta) {
      modoCasa = true;
      exibirMensagem("Bem-vindo(a) ao seu doce lar!");
    } else {
      exibirMensagem("Aproxime-se da porta para entrar na casa.");
    }
  }
}

// Função para exibir mensagens
function exibirMensagem(msg) {
  mensagem = msg;
  tempoMensagem = DURACAO_MENSAGEM;
}

// Função auxiliar para verificação de colisão de retângulos
function collideRectRect(x1, y1, w1, h1, x2, y2, w2, h2) {
  return x1 + w1 >= x2 &&    // r1 right edge past r2 left
    x1 <= x2 + w2 &&    // r1 left edge past r2 right
    y1 + h1 >= y2 &&    // r1 bottom edge past r2 top
    y1 <= y2 + h2;      // r1 top edge past r2 bottom
}
